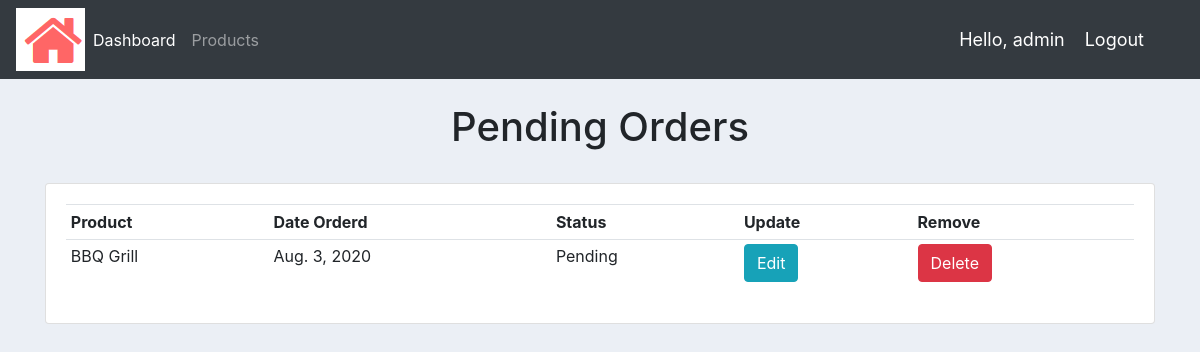
The page /account/orders/pending (signed in) on the database its author committed.
### accounts/models.py (models this page shows)
class Order(models.Model):
    customer = models.ForeignKey(Customer, null = True, on_delete=models.SET_NULL)
    product = models.ForeignKey(Product, null= True,  on_delete=models.SET_NULL)
    STATUS = (
        ('Pending', 'Pending'),
        ('Out for delivery', 'Out for delivery'),
        ('Delivered', 'Delivered'),
    )
    date_created = models.DateField(auto_now_add=True)
    status = models.CharField(max_length =200, choices=STATUS)

class Product(models.Model):
    CATEGORY = (
        ('Indoor', 'Indoor'),
        ('Out Door', 'Out Door'),
    )
    name = models.CharField(max_length=150)
    category = models.CharField(max_length=150, choices=CATEGORY)
    price = models.FloatField(null=True)
    description = models.CharField(max_length=250)
    date_created = models.DateField(auto_now_add=True)
    tag = models.ManyToManyField(Tag)
    def __str__(self):
        return self.name

### accounts/decorators.py (the view)
        def wrapper_func(request, *args, **kwargs):
            group = None
            if request.user.groups.exists():
                group = request.user.groups.all()[0].name
            if group in allowed_roles:
                return view_func(request, *args, **kwargs)
            else:
                return HttpResponse('You are not authorized')

### accounts/views.py (called while the page is built)
@login_required(login_url='login')
@allowed_user(allowed_roles=['admin'])
def pending(request):
    pending = Order.objects.filter(status='Pending')
    return render(request, 'accounts/pending.html',{
        'pending':pending
    })

### accounts/templates/accounts/pending.html
{% extends 'accounts/base.html' %}
{% block content %}
<br>
    <h1 align='center'>Pending Orders</h1>
<br>
<div class="container">
    <div class="card card-body">
        <table class="table table-sm">
            <tr>
                <th>Product</th>
                <th>Date Orderd</th>
                <th>Status</th>
                <th>Update</th>
                <th>Remove</th>
            </tr>
            {% for order in pending %}
                <tr>
                    <td>{{order.product}}</td>
                    <td>{{order.date_created}}</td>
                    <td>{{order.status}}</td>
                    <td><a href="{% url 'update_order' order.id %}" class="btn btn-info">Edit</a></td>
                    <td><a href="{% url 'delete_order' order.id %}" class="btn btn-danger" onclick="return confirm('Are you sure?')">Delete</a></td>
                </tr>
            {% endfor %}
        </table>
    </div>
</div>
{% endblock %}

### accounts/templates/accounts/navbar.html (shortened to what this page needs)
{% load static %}
<nav class="navbar navbar-expand-lg navbar-dark bg-dark">
    <img src="{% static 'images/logo.png' %}" alt="no img">
    <div class="collapse navbar-collapse" id="navbarNav">
      <ul class="navbar-nav">
        <li class="nav-item active">
          <a class="nav-link" href="{% url 'index' %}">Dashboard</a>
        </li>
        {% if user.is_staff %}
        <li class="nav-item">
          <a class="nav-link" href="{% url 'products' %}">Products</a>
        </li>
        {% endif %}
      </ul>
    </div>
    {% if user.is_authenticated %}
    <span class="username">Hello, {{request.user}}</span>
    <span class="username"><a class="username" href="{% url 'logout' %}">Logout</a></span>
    {% endif %}
  </nav>

### static/css/main.css (style rules this page uses)
body { background-color: #ebeff5; }

### accounts/templates/accounts/navbar.html (style rules this page uses)
.username { font-size: 18px; color: white; margin-right: 20px; }

### rows shown on the page
Order: product "BBQ Grill", date_created "Aug. 3, 2020", status "Pending"

### other values the page prints
{{ request.user }} "admin"
